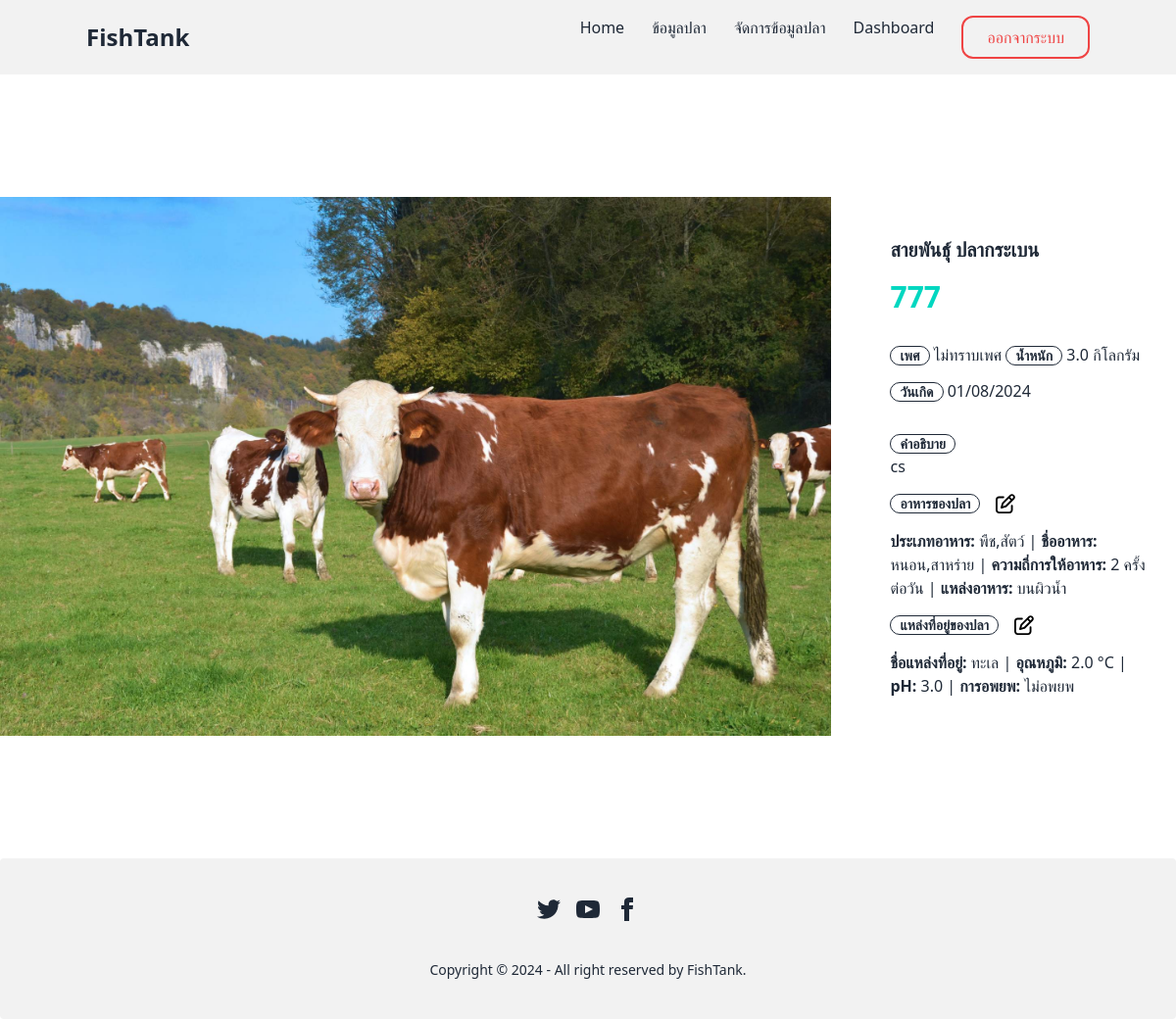
Page /fishkeeper/detail/28/ (signed in) on the earlier database version.
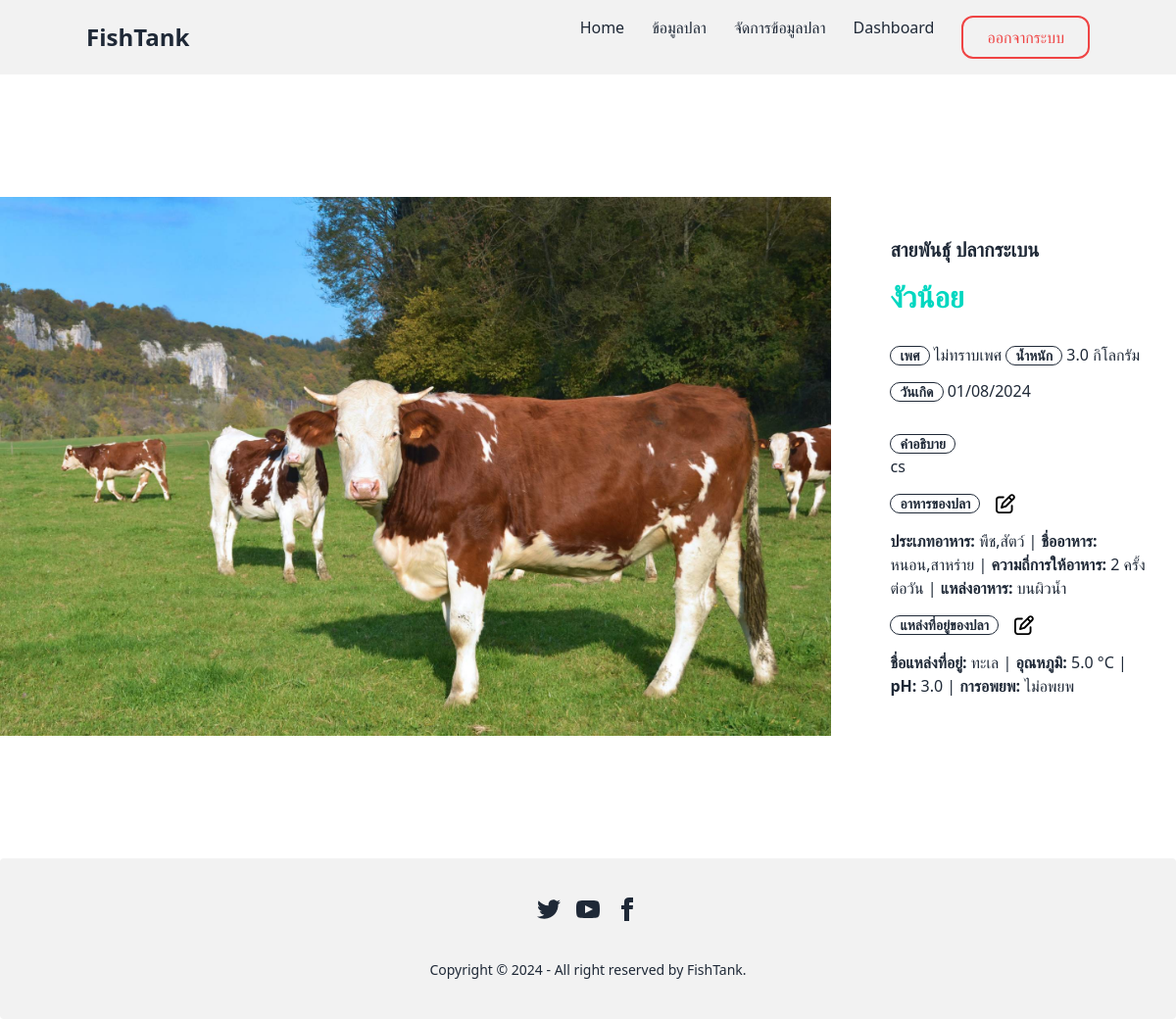
Same page on the later database version.
### myapp/models.py (models this page shows, shortened)
class Fish(models.Model):
    GENDER_CHOICES = [
        ('M', 'เพศผู้'),
        ('F', 'เพศเมีย'),
        ('U', 'ไม่ทราบเพศ'),
    ]
    fish_name = models.CharField(max_length=255,verbose_name='ชื่อปลา')
    species = models.CharField(max_length=255,verbose_name='สายพันธ์ุ')
    gender = models.CharField(max_length=1, choices=GENDER_CHOICES, default='U', verbose_name='เพศ')
    birth_date = models.DateField(verbose_name='วันเกิด')
    description = models.TextField(verbose_name='รายละเอียด')
    size = models.FloatField(verbose_name='ขนาด')
    image = models.ImageField(upload_to='fishimage',verbose_name='รูปปลา')

class Habitat(models.Model):
    MIGRATION_CHOICES = [
        ('Y', 'อพยพ'),
        ('N', 'ไม่อพยพ'),
        ('S', 'อพยพตามฤดูกาล'),
    ]
    fish = models.ForeignKey(Fish, on_delete=models.CASCADE, verbose_name='ปลา')
    habitat_name = models.CharField(max_length=255, verbose_name='ชื่อแหล่งที่อยู่')
    temperature = models.FloatField(verbose_name='อุณหภูมิ')
    ph_level = models.FloatField(verbose_name='ค่าความเป็นกรด-ด่าง (pH)')
    migration = models.CharField(max_length=1, choices=MIGRATION_CHOICES, default='N', verbose_name='การอพยพ')

### myapp/views.py (the view)
# urls.py: path('fishkeeper/detail/<int:fish_id>/', fish_detail, name='fish_detail'),
@user_passes_test(staff_required)
def fish_detail(request, fish_id):
    fish = get_object_or_404(Fish, id=fish_id)
    foods = Food.objects.filter(fish=fish)
    habitats = Habitat.objects.filter(fish=fish)
    context = {
        'fish': fish,
        'foods': foods,
        'habitats': habitats
    }
    return render(request, 'staff/fishkeeper/fish_detail.html', context)

### myapp/views.py (called while the page is built)
def staff_required(user):
    return user.is_staff

### myapp/templates/staff/fishkeeper/fish_detail.html (shortened to what this page needs)
{% extends 'staff/mains/base.html' %}
{% block main %}
    <section class="w-11/2 md:4/5 h-screen m-auto flex items-center">
        <div class="w-full flex flex-col md:flex-row md:justify-between md:space-x-10 items-center">
            <div class="relative ">
                <img id="image" class="max-w-full h-auto" src="{{fish.image.url}}" alt="{{fish.fish_name}}">
            </div>
            <div class="space-y-4 p-5">
                <h1 class="text-xl font-bold">สายพันธุ์ {{fish.species}}</h1>
                <h1 class="text-3xl font-bold text-accent">{{fish.fish_name}}</h1>
                <p class="text-sm"> <div class="badge badge-outline"><strong>เพศ</strong></div> {{ fish.get_gender_display }} <div class="badge badge-outline"><strong> น้ำหนัก </strong></div> {{ fish.size }} กิโลกรัม <div class="badge badge-outline"><strong>วันเกิด</strong></div> {{fish.birth_date|date:"d/m/Y"}} </p>
                <p class="text-sm"> <div class="badge badge-outline"><strong>คำอธิบาย </strong></div><br> {{ fish.description }} </p>
                <div class="flex items-center space-x-4">
                    <div class="badge badge-outline">
                        <h2 class="text-sm"><strong>อาหารของปลา</strong></h2>
                    </div>
                    {% for food in foods %}
                        <a href="{% url 'edit_food' food.id %}">
                        </a>
                    {% endfor %}
                </div>
                {% if foods %}
                <ul>
                        {% for food in foods %}
                            <li><strong>ประเภทอาหาร:</strong> {{ food.food_type }} | <strong>ชื่ออาหาร:</strong> {{ food.food_name }} | <strong>ความถี่การให้อาหาร:</strong> {{ food.feeding_frequency }} ครั้งต่อวัน | <strong>แหล่งอาหาร:</strong> {{ food.get_food_source_display }}</li>
                        {% endfor %}
                    </ul>
                {% else %}
                    <p>ไม่มีข้อมูลอาหาร</p>
                {% endif %}
                <div class="flex items-center space-x-4">
                    <div class="badge badge-outline">
                        <h2 class="text-sm  "><strong>แหล่งที่อยู่ของปลา</strong></h2>
                    </div>
                    {% for habitat in habitats %}
                            <a href="{% url 'edit_habitat' habitat.id %}">
                            </a>
                        {% endfor %}
                </div>
                {% if habitats %}
                    <ul>
                        {% for habitat in habitats %}
                            <li><strong>ชื่อแหล่งที่อยู่:</strong> {{ habitat.habitat_name }} | <strong>อุณหภูมิ:</strong> {{ habitat.temperature }} °C | <strong>pH:</strong> {{ habitat.ph_level }} | <strong>การอพยพ:</strong> {{ habitat.get_migration_display }}</li>
                        {% endfor %}
                    </ul>
                {% else %}
                    <p>ไม่มีข้อมูลแหล่งที่อยู่</p>
                {% endif %}
            </div>
        </div>
    </section>
{% endblock %}

Differences in the rows shown:
changed Fish "ปลากระเบน": fish_name "777" → "งัวน้อย"
changed Habitat "ทะเล": temperature "2.0" → "5.0"
